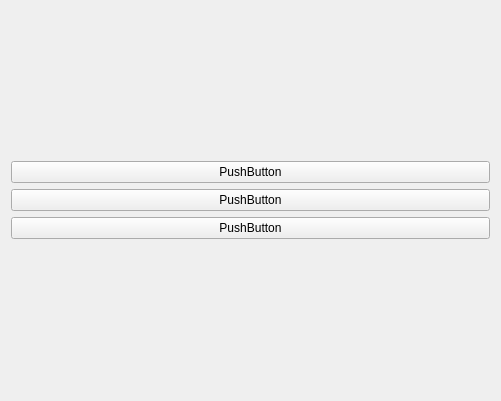
<?xml version="1.0" encoding="UTF-8"?>
<ui version="4.0">
 <class>Test1Page</class>
 <widget class="QFrame" name="Test1Page">
  <property name="geometry">
   <rect>
    <x>0</x>
    <y>0</y>
    <width>501</width>
    <height>401</height>
   </rect>
  </property>
  <property name="windowTitle">
   <string>Frame</string>
  </property>
  <layout class="QVBoxLayout" name="verticalLayout">
   <item>
    <layout class="QVBoxLayout" name="verticalLayout_2">
     <item>
      <widget class="QPushButton" name="pushButton_2">
       <property name="text">
        <string>PushButton</string>
       </property>
      </widget>
     </item>
     <item>
      <widget class="QPushButton" name="pushButton">
       <property name="text">
        <string>PushButton</string>
       </property>
      </widget>
     </item>
     <item>
      <widget class="QPushButton" name="pushButton_3">
       <property name="text">
        <string>PushButton</string>
       </property>
      </widget>
     </item>
    </layout>
   </item>
  </layout>
 </widget>
 <resources/>
 <connections/>
</ui>
